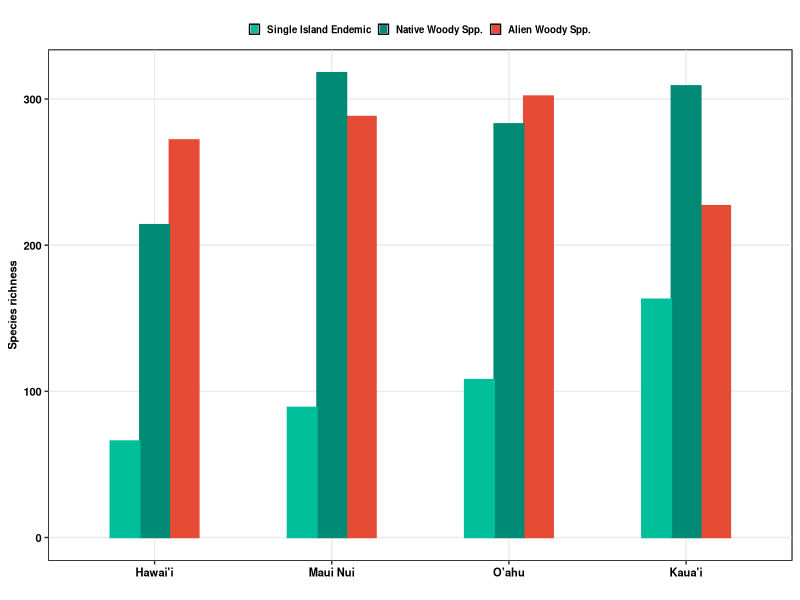

Write the R code that produced this figure.
require(ggplot2)
require(dplyr)
require(reshape2)
require(ggsci)

############################
# Macro-ecology diversity  #
############################

#########
# data ##
#########

macroo<-read.csv("Data/Hawaii_Div_Macro_SIE.csv",sep=",",header=T)

# macroo<-melt(macro, id.vars="geo_entity2", measure.vars=c("nSIE","native","exotic","all"),variable.name="Div",value.name="Div2")

macroo$geo_entity2<-as.factor(macroo$geo_entity2)
macroo$geo_entity2<-factor(macroo$geo_entity2,levels=c("Hawai'i Island","Maui Nui","O'ahu Island","Kaua'i Island"))

macroo$species_group<-as.character(macroo$species_group)
macroo$species_group<-ifelse(macroo$species_group=="nSIE","Single Island Endemic",macroo$species_group)
macroo$species_group<-ifelse(macroo$species_group=="all","Total Woody Spp.",macroo$species_group)
macroo$species_group<-ifelse(macroo$species_group=="native","Native Woody Spp.",macroo$species_group)
macroo$species_group<-ifelse(macroo$species_group=="exotic","Alien Woody Spp.",macroo$species_group)

macroo$species_group<-as.factor(macroo$species_group)
macroo$species_group<-factor(macroo$species_group,levels=c("Single Island Endemic","Native Woody Spp.", "Alien Woody Spp.","Total Woody Spp."))

macroo2<-filter(macroo, species_group!="Total Woody Spp.")

###########
# figure ##
###########

macro_g<-ggplot(macroo2,aes(x=geo_entity2,y=SppN,colour=species_group, fill=species_group))+ 
  geom_bar(stat="identity",position=position_dodge(),width=0.5)+
  scale_x_discrete(labels=c("Hawai'i Island"="Hawai'i","Maui Nui"="Maui Nui","O'ahu Island"="O'ahu","Kaua'i Island"="Kaua'i"))+
  #scale_color_npg() + scale_fill_npg()+
  
  scale_fill_manual(values=c("#00BF9A","#008975","#E64B35FF","#3C5488FF"))+
  scale_colour_manual(values=c("#00BF9A","#008975","#E64B35FF","#3C5488FF"))+
  # 
  scale_y_continuous(breaks=c(0,100, 200, 300,400, 500,600))+
  guides(colour=FALSE,fill=guide_legend(title="",title.position = "top"))+
  labs(x="",y="Species richness")+
  theme_bw()+theme(legend.position="top", 
                   axis.title.y=element_text(colour="black",face="bold",size=8),
                   axis.title.x=element_text(colour="black",face="bold",size=6),
                   axis.text.x=element_text(colour=c("black"),face="bold",size=8),
                   axis.text.y=element_text(colour=c("black"),face="bold",size=8),
                   legend.text=element_text(colour=c("black"),face="bold",size=7),
                   legend.title = element_text(colour=c("black"),face="bold",size=6),
                   legend.title.align = 0.5,
                   legend.key.size = unit(0.25,"cm"),
                   legend.margin =margin(t=0, r=0, b=0, l=0, unit="cm"),
                   panel.background =element_rect(fill="transparent",colour="black"),panel.grid.minor=element_blank())

png(filename="Figures/Fig2_MacroEcolDiversity.png", 
    units="in", 
    width=4.8, 
    height=4, 
    pointsize=2, 
    res=500)

macro_g

dev.off()
